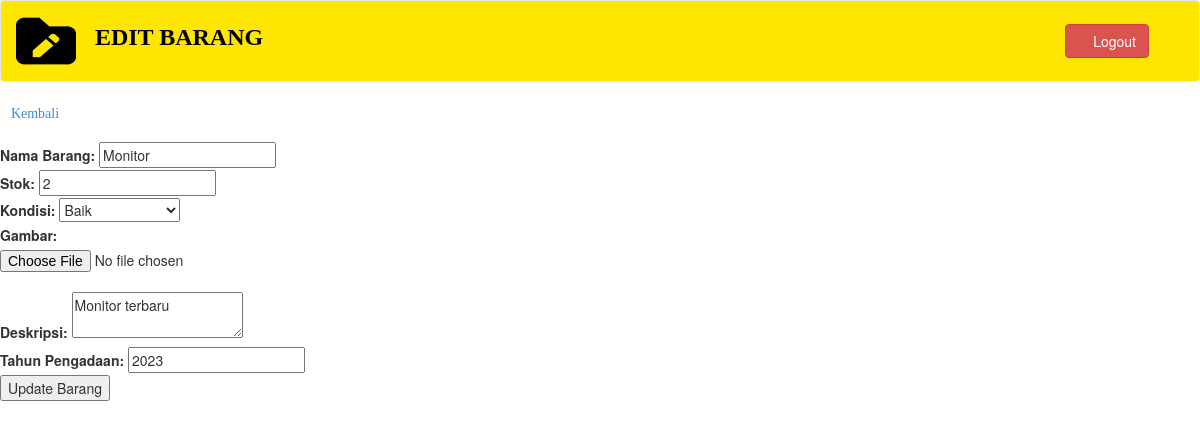
Screenshot of /edit_barang.php?id=4 (signed in) with the database file from the repository.
### tables this page shows
CREATE TABLE `barang` (
  `id` int(11) NOT NULL,
  `nama_barang` varchar(100) NOT NULL,
  `stok` int(11) NOT NULL,
  `kondisi` enum('Baik','Rusak','Perlu Perbaikan') NOT NULL,
  `gambar` varchar(255) DEFAULT NULL,
  `deskripsi` text DEFAULT NULL,
  `tahun_pengadaan` year(4) DEFAULT NULL
);

### edit_barang.php (the view, shortened to what this page needs)
<?php
include 'includes/config.php';
$id = $_GET['id'];
$sql = "SELECT * FROM barang WHERE id=$id";
$result = $conn->query($sql);
$row = $result->fetch_assoc();
?>
<!DOCTYPE html>
<html xmlns="http://www.w3.org/1999/xhtml">
<head>
    <link href="assets/css/bootstrap.css" rel="stylesheet" />
    <link href="assets/css/font-awesome.css" rel="stylesheet" />
</head>
<body>
    <div id="wrapper">
        <nav class="navbar navbar-default navbar-cls-top " role="navigation" style="margin-bottom: 30;background: #FFE600;">
            <div style="display: inline-block;vertical-align: top;">
            <img src="assets/images/folder edit.png" style="height: 70px; width:80px ;margin: 5px;" />
            <b style="font-size: x-large; color:black ; font-family: Times New Roman;">EDIT BARANG</b></div>
          <div style="color: white;
        padding: 15px 50px 5px 50px;
        float: right;
        font-size: 16px;">
          <a href="users.php"><i class="fa fa-gear" style="font-size:24px; color: black; padding-top: 14px"></i></a> &nbsp;<a href="logout.php" class="btn btn-danger square-btn-adjust" style="margin-top: -10px"><i class="fa fa-sign-out"></i> Logout</a> </div>
        </nav>
     <a href="home.php" class="fa fa-arrow-left">Kembali</a>
     <br>
     <br>
    <form action="" method="POST" enctype="multipart/form-data">
        <label for="nama_barang">Nama Barang:</label>
        <input type="text" name="nama_barang" value="<?php echo $row['nama_barang']; ?>" required><br>
        <label for="stok">Stok:</label>
        <input type="number" name="stok" value="<?php echo $row['stok']; ?>" required><br>
        <label for="kondisi">Kondisi:</label>
        <select name="kondisi" required>
            <option value="Baik" <?php if($row['kondisi'] == 'Baik') echo 'selected'; ?>>Baik</option>
        </select><br>
        <label for="gambar">Gambar:</label>
        <input type="file" name="gambar"><br>
        <label for="deskripsi">Deskripsi:</label>
        <textarea name="deskripsi" required><?php echo $row['deskripsi']; ?></textarea><br>
        <label for="tahun_pengadaan">Tahun Pengadaan:</label>
        <input type="number" name="tahun_pengadaan" value="<?php echo $row['tahun_pengadaan']; ?>" required><br>
        <input type="submit" value="Update Barang">
    </form>
</body>
</html>

### rows the page displays
barang: nama_barang "Monitor", stok "2", kondisi "Baik", deskripsi "Monitor terbaru", tahun_pengadaan "2023"
